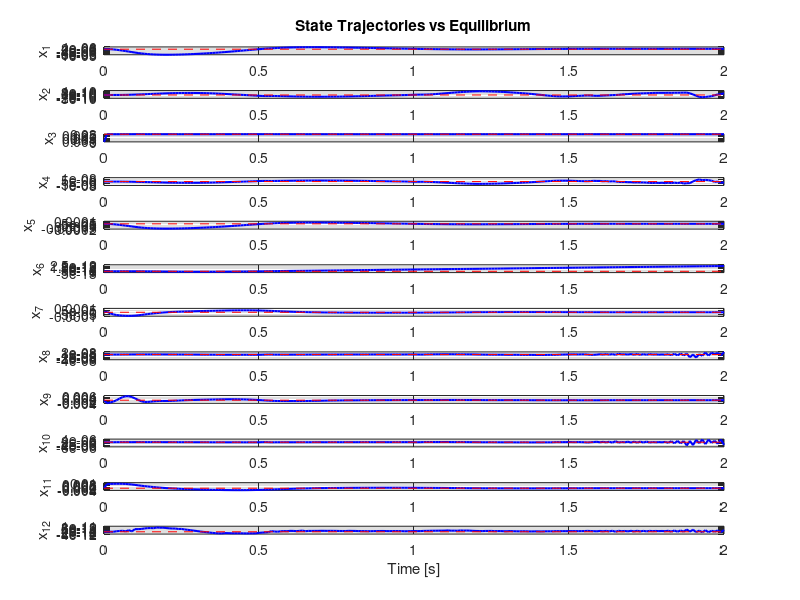
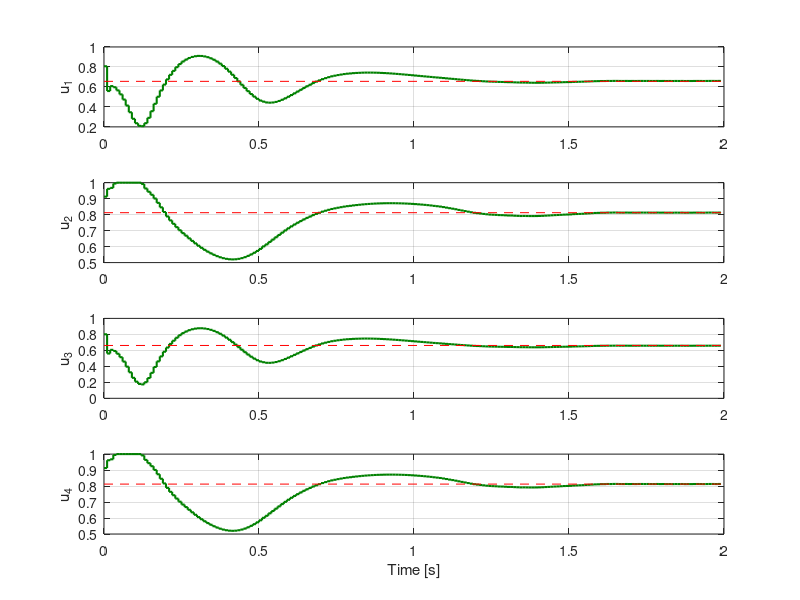

Write the MATLAB code that produced these figures, in order. (Note: this script raises an error after producing the figures.)
data = load('nmpc_results.mat');

% Extract variables for easier access
t = data.t;           % Time vector
x = data.x;           % State trajectories (nx x Nsim+1)
u = data.u;           % Control inputs (nu x Nsim)
xEq = data.xEq;       % Equilibrium/Reference states
uEq = data.uEq;       % Equilibrium/Reference controls
dt = data.dt;         % Sampling time

figure('Name', 'NMPC State Trajectories', 'Color', 'w');
nx = size(x, 1);

for i = 1:nx
    subplot(nx, 1, i);
    plot(t, x(i, :), 'b', 'LineWidth', 1.5); hold on;
    % Plot equilibrium/target line
    line([t(1) t(end)], [xEq(i) xEq(i)], 'Color', 'r', 'LineStyle', '--');
    
    ylabel(['x_{', num2str(i), '}']);
    grid on;
    if i == 1, title('State Trajectories vs Equilibrium'); end
end
xlabel('Time [s]');

figure('Name', 'NMPC Control Inputs', 'Color', 'w');
nu = size(u, 1);

for i = 1:nu
    subplot(nu, 1, i);
    % u typically has one less column than x
    stairs(t(1:end-1), u(i, :), 'Color', [0 0.5 0], 'LineWidth', 1.5); hold on;
    % Plot equilibrium control
    line([t(1) t(end)], [uEq(i) uEq(i)], 'Color', 'r', 'LineStyle', '--');
    
    ylabel(['u_{', num2str(i), '}']);
    grid on;
end
xlabel('Time [s]');
sgtitle('Control Inputs (NMPC)');
